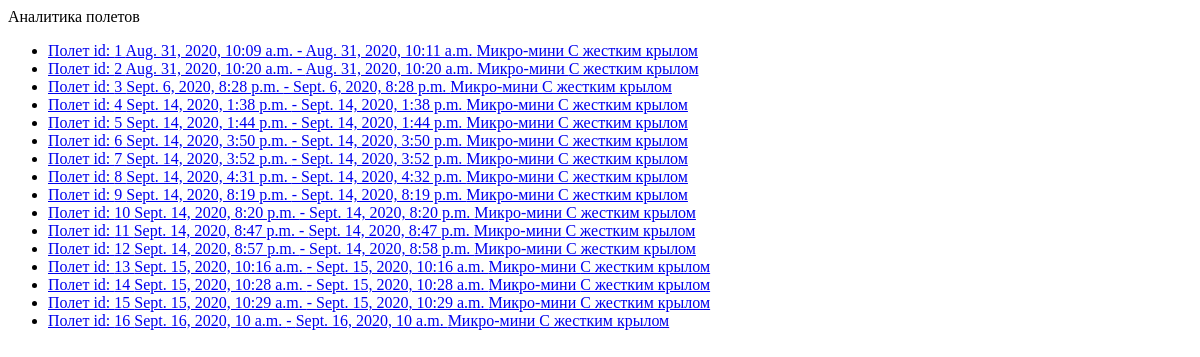
/flightAnalytics/ (signed in), run on an earlier commit of the app's database.
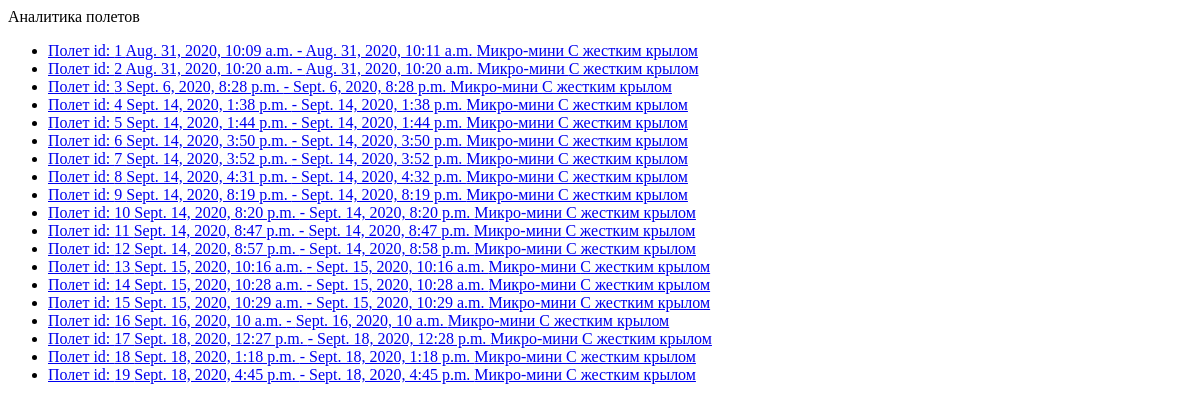
And on a later commit of the database.
### flightBAS/models.py (models this page shows, shortened)
class Flight(models.Model):
    owner               = models.ForeignKey(User, on_delete = models.CASCADE)
    dron                = models.ForeignKey(Bas, on_delete = models.CASCADE)
    start_flight        = models.DateTimeField(null = True)
    end_flight          = models.DateTimeField(null = True)
    polygon             = jsonfield.JSONField()
    condition_weather   = models.CharField(max_length=64)
    temperature_weather = models.FloatField()
    speed_wind          = models.FloatField()
    gusting             = models.FloatField()
    heading             = models.FloatField()
    visibility          = models.FloatField()
    dew_point           = models.FloatField()
    class Meta:
        verbose_name = 'Полет'
        verbose_name_plural = 'Полеты'

### regBAS/models.py (models this page shows, shortened)
class Bas(models.Model):
    types = (
        ("С жестким крылом", "С жестким крылом"),
        ("С гибким крылом", "С гибким крылом"),
        ("С вращающимся крылом", "С вращающимся крылом"),
        ("С машущим крылом", "С машущим крылом"),
        ("Аэростатические", "Аэростатические")
    )
    classifications = (
        ("Микро-мини", "Микро-мини"),
        ("Лёгкий малого радиуса", "Лёгкий малого радиуса"),
        ("Лёгкий среднего радиуса", "Лёгкий среднего радиуса"),
        ("Средний", "Средний"),
        ("Средне-тяжелый", "Средне-тяжелый"),
        ("Тяжелый среднего радиуса", "Тяжелый среднего радиуса"),
        ("Тяжелый с продолжительным полетом", "Тяжелый с продолжительным полетом"),
        ("Боевой", "Боевой")
    )
    verify = (
        ("На проверке", "На проверке"),
        ("Верифирован", "Верифирован"),
        ("Отказ", "Отказ")
    )
    owner = models.ForeignKey(User, on_delete = models.CASCADE)
    type = models.CharField("Тип БПЛА", choices = types, max_length = 64)
    classification = models.CharField("Класс БПЛА", choices = classifications, max_length = 64)
    weight = models.FloatField("Вес БПЛА")
    photo = models.ImageField(upload_to='BPLA_images')
    verification = models.CharField("Статус верификации", choices = verify, max_length = 64)
    class Meta:
        verbose_name = 'БПЛА'
        verbose_name_plural = 'БПЛА'

### analytics/views.py (the view)
# urls.py: path('flightAnalytics/', analytics.views.general_analytics, name='general_analytics'),
def general_analytics(request):
	flights = fb.Flight.objects.filter(owner=request.user)
	context = {"flights": flights}
	return render(request, "analytics/FlightAnalitics.html", context)

### analytics/templates/analytics/FlightAnalitics.html (shortened to what this page needs)
<!DOCTYPE html>
<html lang="en">
<head>
</head>
<body>
    Аналитика полетов
    <ul>
        {% for flight in flights %}
            <li><a class="flight" href="{% url 'flight_analytics' flight.id %}">Полет id: {{ flight.id }}  {{ flight.start_flight }} - {{ flight.end_flight}}  {{ flight.dron.classification }} {{ flight.dron.type }}</a></li>
        {% endfor %}
    </ul>
</body>
</html>

What changed in the data, as far as the page shows it:
added Flight: id "17", start_flight "Sept. 18, 2020, 12:27 p.m.", end_flight "Sept. 18, 2020, 12:28 p.m.", dron.classification "Микро-мини", dron.type "С жестким крылом"
added Flight: id "18", start_flight "Sept. 18, 2020, 1:18 p.m.", end_flight "Sept. 18, 2020, 1:18 p.m.", dron.classification "Микро-мини", dron.type "С жестким крылом"
added Flight: id "19", start_flight "Sept. 18, 2020, 4:45 p.m.", end_flight "Sept. 18, 2020, 4:45 p.m.", dron.classification "Микро-мини", dron.type "С жестким крылом"
